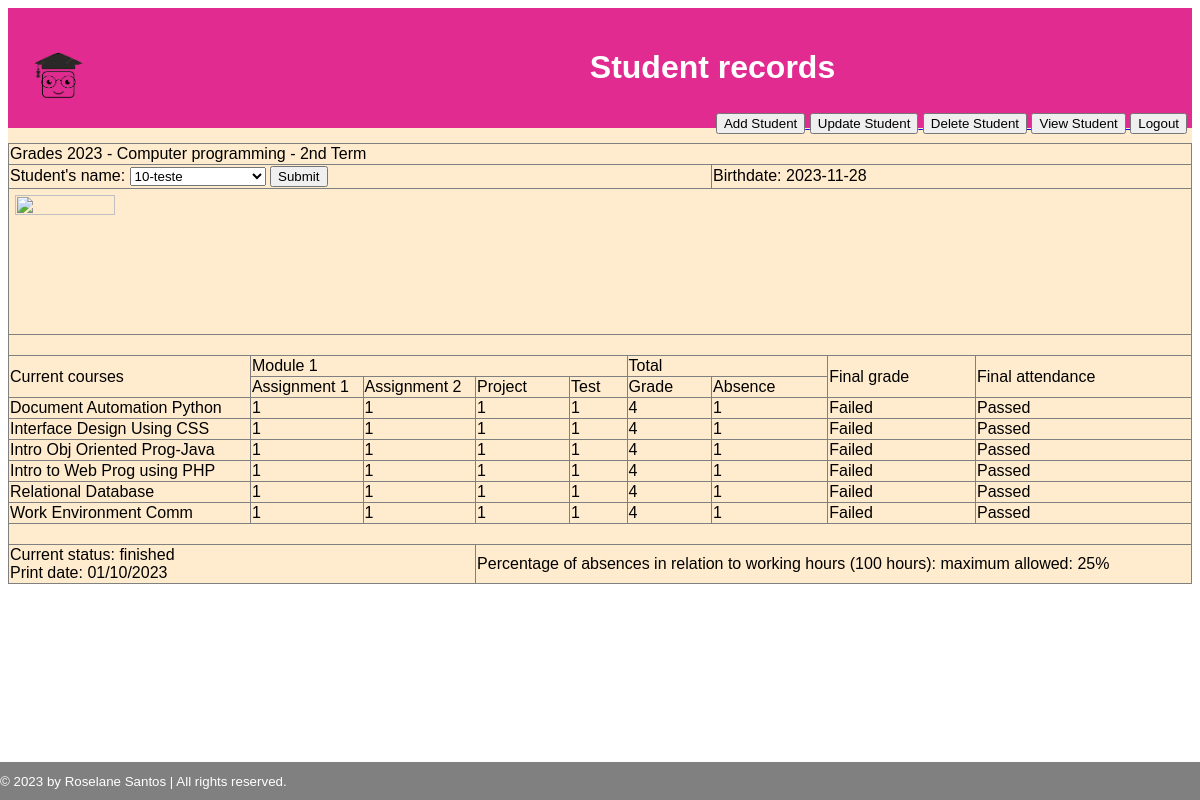
/index.php?student_id=10 (signed in), run on the app's committed database.
### tables this page shows
CREATE TABLE `student_grade` (
  `id` int NOT NULL AUTO_INCREMENT,
  `student_name` varchar(255) NOT NULL,
  `birthdate` date DEFAULT NULL,
  `course1_grade_assignment_1` float DEFAULT NULL,
  `course1_grade_assignment_2` float DEFAULT NULL,
  `course1_project` float DEFAULT NULL,
  `course1_grade_test` float DEFAULT NULL,
  `course1_absences` int DEFAULT NULL,
  `course2_grade_assignment_1` float DEFAULT NULL,
  `course2_grade_assignment_2` float DEFAULT NULL,
  `course2_project` float DEFAULT NULL,
  `course2_grade_test` float DEFAULT NULL,
  `course2_absences` int DEFAULT NULL,
  `course3_grade_assignment_1` float DEFAULT NULL,
  `course3_grade_assignment_2` float DEFAULT NULL,
  `course3_project` float DEFAULT NULL,
  `course3_grade_test` float DEFAULT NULL,
  `course3_absences` int DEFAULT NULL,
  `course4_grade_assignment_1` float DEFAULT NULL,
  `course4_grade_assignment_2` float DEFAULT NULL,
  `course4_project` float DEFAULT NULL,
  `course4_grade_test` float DEFAULT NULL,
  `course4_absences` int DEFAULT NULL,
  `course5_grade_assignment_1` float DEFAULT NULL,
  `course5_grade_assignment_2` float DEFAULT NULL,
  `course5_project` float DEFAULT NULL,
  `course5_grade_test` float DEFAULT NULL,
  `course5_absences` int DEFAULT NULL,
  `course6_grade_assignment_1` float DEFAULT NULL,
  `course6_grade_assignment_2` float DEFAULT NULL,
  `course6_project` float DEFAULT NULL,
  `course6_grade_test` float DEFAULT NULL,
  `course6_absences` int DEFAULT NULL,
  `photo` varchar(45) DEFAULT NULL,
  PRIMARY KEY (`id`)
);

### index.php (the view, shortened to what this page needs)
<?php
require "config.php";
?>
<!DOCTYPE html>
<html>
<head>
    <link rel="stylesheet" href="css/styles.css" />
</head>
<?php
$sql = "SELECT id, student_name FROM student_grade";
$result = $mysqli->query($sql);
$student_data = [];
$student_id = '';
if (isset($_GET['student_id']) && $_GET['student_id'] != "") {
    $student_id = $_GET['student_id'];
    $sql = "SELECT * from student_grade where id=" . $student_id;
    $student_data = $mysqli->query($sql)->fetch_assoc();
}
function calc_grade($student_data, $course)
{
    if (
        isset($student_data[$course . "_grade_assignment_1"]) && isset($student_data[$course . "_grade_assignment_2"])
        && isset($student_data[$course . "_project"]) && isset($student_data[$course . "_grade_test"])
    ) {
        return $student_data[$course . "_grade_assignment_1"] + $student_data[$course . "_grade_assignment_2"] +
            $student_data[$course . "_project"] + $student_data[$course . "_grade_test"];
    }
    return "";
}
?>
<body>
    <?php
    require "header.php";
    ?>
    <main>
        <table class border="1">
            <tr>
                <td colspan="9">Grades 2023 - Computer programming - 2nd Term</td>
            </tr>
            <tr>
                <td colspan="6">
                    <form>
                        Student's name:
                        <select id="student_id" name="student_id" method="GET">
                            <?php
                            while ($row = $result->fetch_assoc()) {
                                echo "<option value='" . $row["id"] . "' " . ($student_id == $row["id"] ? "selected" : "") . ">"
                                    . $row["id"] . "-" . $row["student_name"]
                                    . "</option>";
                            }
                            ?>
                        </select>
                        <button type="submit" name="btnSubmit" value="btnSubmit">Submit</button><br>
                    </form>
                </td>
                <td colspan="3">
                    Birthdate: <?= $student_data["birthdate"] ?? "" ?>
                </td>
            </tr>
            <tr>
                <td class="student-photo" colspan="9">
                    <? if ($student_data["photo"]) { ?>
                        <img src="uploads/$student_data['photo']">
                    <? } else { ?>
                        <img src="img/avatar.png">
                    <? } ?>
                </td>
            </tr>
            <tr>
                <td colspan="9">&nbsp;</td>
            </tr>
            <tr>
                <td rowspan="2">Current courses</td>
                <td colspan="4">Module 1</td>
                <td colspan="2">Total </td>
                <td rowspan="2">Final grade</td>
                <td rowspan="2">Final attendance</td>
            </tr>
            <tr>
                <td>Assignment 1</td>
                <td>Assignment 2</td>
                <td>Project</td>
                <td>Test</td>
                <td>Grade</td>
                <td>Absence</td>
            </tr>
            <tr>
                <td>Document Automation Python</td>
                <td><?= $student_data["course1_grade_assignment_1"] ?? "" ?></td>
                <td><?= $student_data["course1_grade_assignment_2"] ?? "" ?></td>
                <td><?= $student_data["course1_project"] ?? "" ?></td>
                <td><?= $student_data["course1_grade_test"] ?? "" ?></td>
                <td><?= calc_grade($student_data, "course1") ?></td>
                <td><?= $student_data["course1_absences"] ?? "" ?></td>
                <td><?php if ($student_id) echo calc_grade($student_data, "course1") > 60 ? "Passed" : "Failed" ?></td>
                <td><?php if ($student_id) echo 100 - $student_data["course1_absences"] > 75 ? "Passed" : "Failed due to absence" ?></td>
            </tr>
            <tr>
                <td>Interface Design Using CSS</td>
                <td><?= $student_data["course2_grade_assignment_1"] ?? "" ?></td>
                <td><?= $student_data["course2_grade_assignment_2"] ?? "" ?></td>
                <td><?= $student_data["course2_project"] ?? "" ?></td>
                <td><?= $student_data["course2_grade_test"] ?? "" ?></td>
                <td><?= calc_grade($student_data, "course2") ?></td>
                <td><?= $student_data["course2_absences"] ?? "" ?></td>
                <td><?php if ($student_id) echo calc_grade($student_data, "course2") > 60 ? "Passed" : "Failed" ?></td>
                <td><?php if ($student_id) echo 100 - $student_data["course2_absences"] > 75 ? "Passed" : "Failed due to absence" ?></td>
            </tr>
            <tr>
                <td>Intro Obj Oriented Prog-Java</td>
                <td><?= $student_data["course3_grade_assignment_1"] ?? "" ?></td>
                <td><?= $student_data["course3_grade_assignment_2"] ?? "" ?></td>
                <td><?= $student_data["course3_project"] ?? "" ?></td>
                <td><?= $student_data["course3_grade_test"] ?? "" ?></td>
                <td><?= calc_grade($student_data, "course3") ?></td>
                <td><?= $student_data["course3_absences"] ?? "" ?></td>
                <td><?php if ($student_id) echo calc_grade($student_data, "course3") > 60 ? "Passed" : "Failed" ?></td>
                <td><?php if ($student_id) echo 100 - $student_data["course3_absences"] > 75 ? "Passed" : "Failed due to absence" ?></td>
            </tr>
            <tr>
                <td>Intro to Web Prog using PHP</td>
                <td><?= $student_data["course4_grade_assignment_1"] ?? "" ?></td>
                <td><?= $student_data["course4_grade_assignment_2"] ?? "" ?></td>
                <td><?= $student_data["course4_project"] ?? "" ?></td>
                <td><?= $student_data["course4_grade_test"] ?? "" ?></td>
                <td><?= calc_grade($student_data, "course4") ?></td>
                <td><?= $student_data["course4_absences"] ?? "" ?></td>
                <td><?php if ($student_id) echo calc_grade($student_data, "course4") > 60 ? "Passed" : "Failed" ?></td>
                <td><?php if ($student_id) echo 100 - $student_data["course4_absences"] > 75 ? "Passed" : "Failed due to absence" ?></td>
            </tr>
            <tr>
                <td>Relational Database</td>
                <td><?= $student_data["course5_grade_assignment_1"] ?? "" ?></td>
                <td><?= $student_data["course5_grade_assignment_2"] ?? "" ?></td>
                <td><?= $student_data["course5_project"] ?? "" ?></td>
                <td><?= $student_data["course5_grade_test"] ?? "" ?></td>
                <td><?= calc_grade($student_data, "course5") ?></td>
                <td><?= $student_data["course5_absences"] ?? "" ?></td>
                <td><?php if ($student_id) echo calc_grade($student_data, "course5") > 60 ? "Passed" : "Failed" ?></td>
                <td><?php if ($student_id) echo 100 - $student_data["course5_absences"] > 75 ? "Passed" : "Failed due to absence" ?></td>
            </tr>
            <tr>
                <td>Work Environment Comm</td>
                <td><?= $student_data["course6_grade_assignment_1"] ?? "" ?></td>
                <td><?= $student_data["course6_grade_assignment_2"] ?? "" ?></td>
                <td><?= $student_data["course6_project"] ?? "" ?></td>
                <td><?= $student_data["course6_grade_test"] ?? "" ?></td>
                <td><?= calc_grade($student_data, "course6") ?></td>
                <td><?= $student_data["course6_absences"] ?? "" ?></td>
                <td><?php if ($student_id) echo calc_grade($student_data, "course6") > 60 ? "Passed" : "Failed" ?></td>
                <td><?php if ($student_id) echo 100 - $student_data["course6_absences"] > 75 ? "Passed" : "Failed due to absence" ?></td>
            </tr>
            <tr>
                <td colspan="9">&nbsp;</td>
            </tr>
            <tr>
                <td colspan="3">Current status: finished<br>
                    Print date: 01/10/2023</td>
                <td colspan="6">Percentage of absences in relation to working hours (100 hours): maximum allowed: 25%</td>
            </tr>
        </table>
    </main>
    <?php
    require "footer.php"
    ?>
</body>
</html>

### css/styles.css (style rules this page uses)
html { background-color: white; }
body { font-family: Tahoma, Verdana, sans-serif; }
table { table-layout: auto; width: 100%; border-collapse: collapse; color: black; }
body { background-color: blanchedalmond; }
.student-photo { text-align: left; }
.student-photo img { width: 100px; aspect-ratio: 3 / 4; margin: 5px; }

### data on the page
student_grade: birthdate "2023-11-28", course1_grade_assignment_1 "1", course1_grade_assignment_2 "1", course1_project "1", course1_grade_test "1", calc_grade($student_data, "course1") "4", course1_absences "1", course2_grade_assignment_1 "1", course2_grade_assignment_2 "1", course2_project "1", course2_grade_test "1", calc_grade($student_data, "course2") "4", course2_absences "1", course3_grade_assignment_1 "1", course3_grade_assignment_2 "1", course3_project "1", course3_grade_test "1", calc_grade($student_data, "course3") "4", course3_absences "1", course4_grade_assignment_1 "1", course4_grade_assignment_2 "1", course4_project "1", course4_grade_test "1", calc_grade($student_data, "course4") "4", course4_absences "1", course5_grade_assignment_1 "1", course5_grade_assignment_2 "1", course5_project "1", course5_grade_test "1", calc_grade($student_data, "course5") "4", course5_absences "1", course6_grade_assignment_1 "1", course6_grade_assignment_2 "1", course6_project "1", course6_grade_test "1", calc_grade($student_data, "course6") "4", course6_absences "1"

### other printed values
form field student_id "10-teste"
